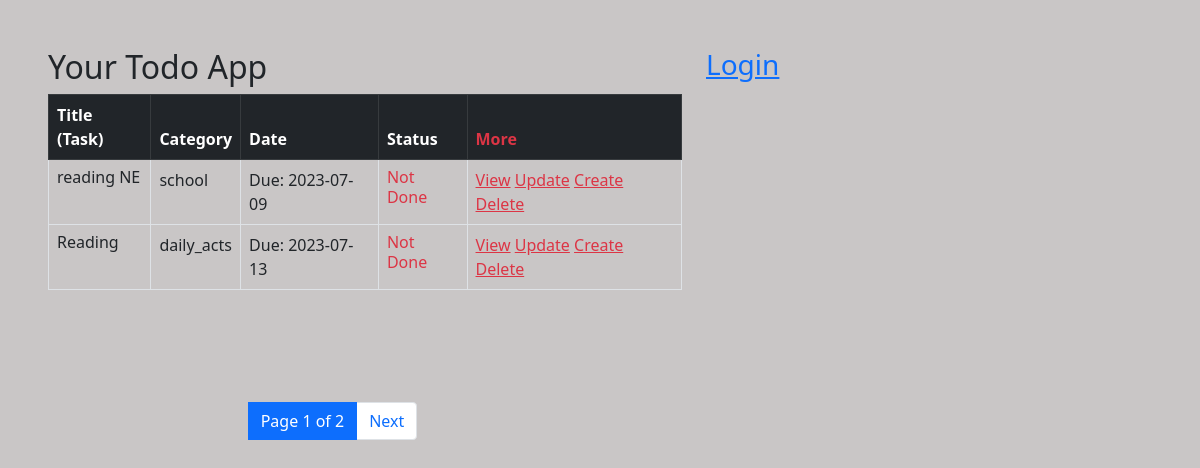
The app's page / (signed in) with its own data.
### apps/todos_app/models.py (models this page shows, shortened)
class TodoModel(models.Model):
    user=models.ForeignKey(User,on_delete=models.CASCADE)
    title = models.CharField(max_length=233)
    category = models.CharField(max_length=80, choices=categories, default='daily_acts')
    due_date = models.DateField(auto_now=True)
    description =models.TextField()
    is_completed = models.BooleanField(default=False)
    class Meta:
        ordering=('due_date',)

### apps/todos_app/views.py (the view)
# urls.py: path('',views.ListingTasks.as_view(),name='homepage'),
class ListingTasks(LoginRequiredMixin,ListView):
    model=TodoModel
    context_object_name='tasks'
    template_name='todo/index.html'
    queryset=TodoModel.objects.all().order_by('due_date')
    paginate_by=2

### templates/todo/index.html (shortened to what this page needs)
{% load static%}
<!DOCTYPE html>
<html lang="en">
<head>
    <link rel="stylesheet" href="{% static 'css/bootstrap.css'%}">
    <link rel="stylesheet" href="{% static 'css/bootstrap.min.css'%}">
</head>
{%block content%}
<body style="background-color: #c9c6c6;">
    <div class="conntainer m-5">
        <div class="row">
         <div class="col-7">
             <table class="table table-bordered table-hover">
                 <thead>
                     <h2>Your Todo App</h2>
                     <tr class="table-dark">
                         <th>Title (Task)</th>
                         <th>Category</th>
                         <th>Date</th>
                         <th>Status</th>
                         <th class="text-danger">More</th>
                     </tr>
                 </thead>
                 <tbody>
                  {% for task in tasks %}
                  <tr>
                     <td class="h6">{{task.title}}</td>
                     <td>{{task.category}}</td>
                     <td><span class="h6"> Due: </span>{{ task.due_date|date:"Y-m-d" }}</td>
                     {%if task.is_completed is False %}
                     <td class="text-danger h6"> Not Done</td>
                     {%else%}
                     <td class="text-success h6"> Done</td>
                     {%endif%}
                     <td>
                        <a href="{%url 'detailed_task' task.pk %}" class="text-danger h6">View</a>
                        <a href="{%url 'updated_task' task.pk %}" class="text-danger h6">Update</a>
                        <a href="{%url 'created_task' task.pk %}" class="text-danger h6">Create</a>
                        <a href="{%url 'deleted_task' task.pk %}" class="text-danger h6">Delete</a>
                     </td>
                 </tr>
                  {%endfor%}
                 </tbody>
             </table>
         </div>
         <div class="col-3">
            <h3>
                <a href="{% url 'login'%}">Login</a>
            </h3>
         </div>
        </div>
     </div>
     <div class="container mx-5">
        <div class="row">
            <div class="col-6">
                <ul class="pagination m-5 justify-content-center">
                    <li class="page-item">
                    <li class="page-item active">
                        <a href="#" class="page-link">Page {{page_obj.number}} of {{page_obj.paginator.num_pages}}</a>
                    </li>
                    {% if page_obj.has_next%}
                    <li class="page-item">
                        <a href="?page={{page_obj.next_page_number}}" class="page-link">Next</a>
                    </li>
                    {%endif%}
                 </ul>
            </div>
        </div>
     </div>
</body>
{%endblock%}
</html>

### records on screen
TodoModel: title "reading NE", category "school", due_date "2023-07-09", is_completed "Not Done"
TodoModel: title "Reading", category "daily_acts", due_date "2023-07-13", is_completed "Not Done"

### other values on screen
{{ page_obj.number }} "1"
{{ page_obj.paginator.num_pages }} "2"
